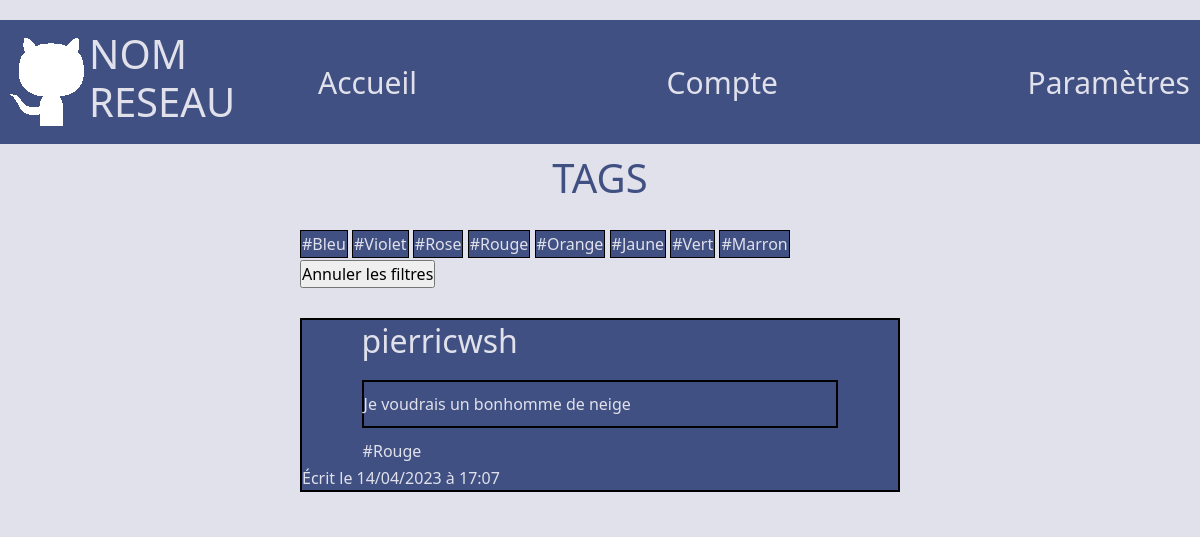
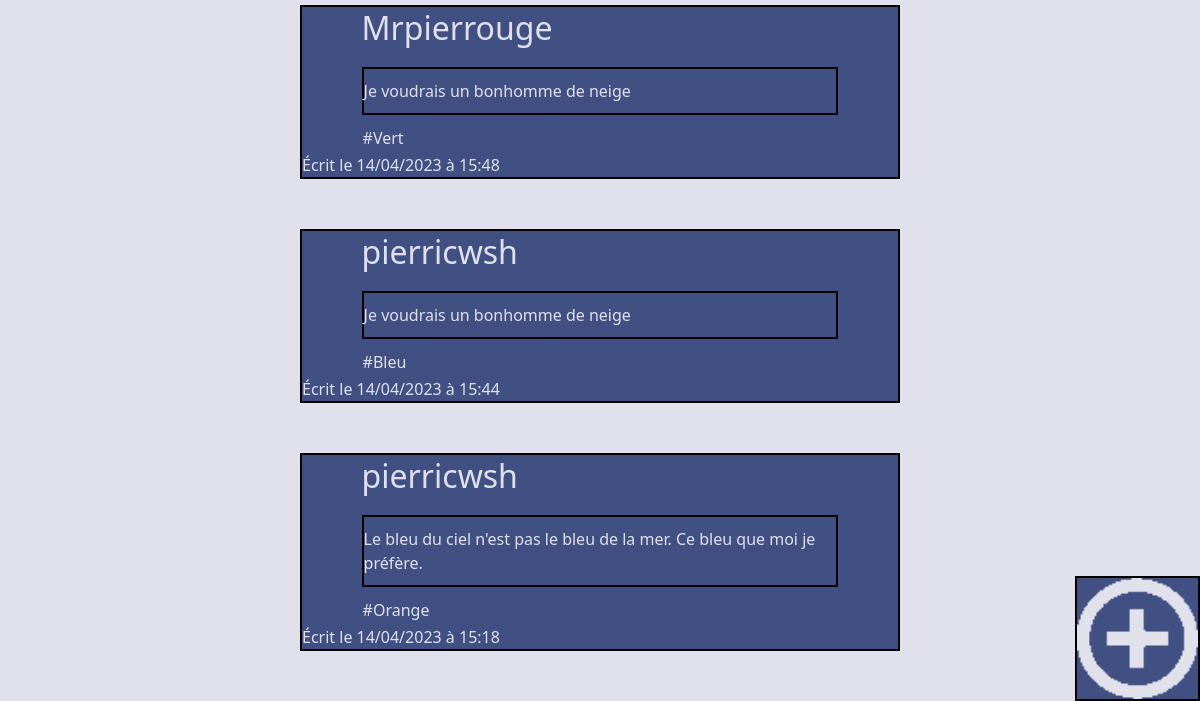
Before: /accueil/index.php with the older database file (2 pictures, top to bottom).
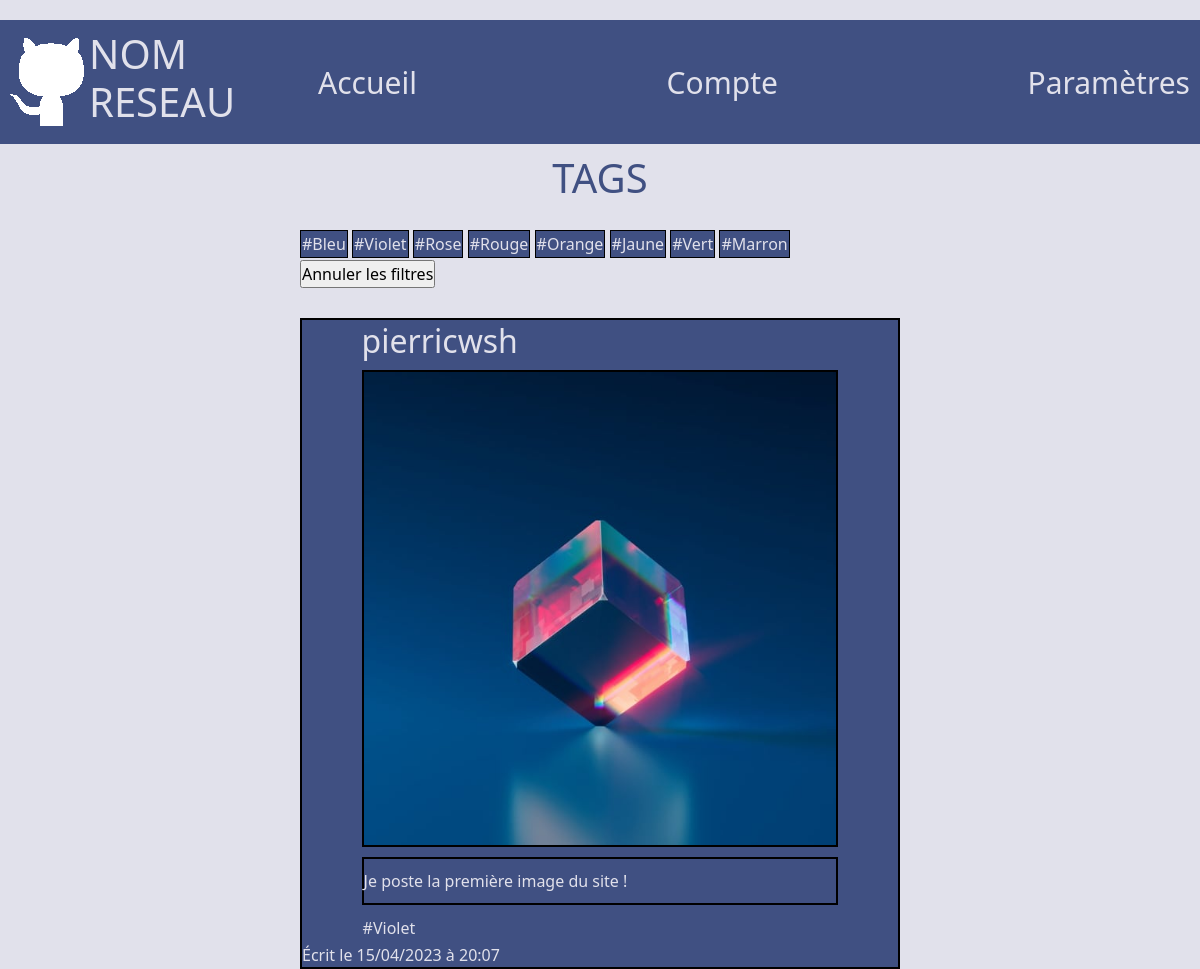
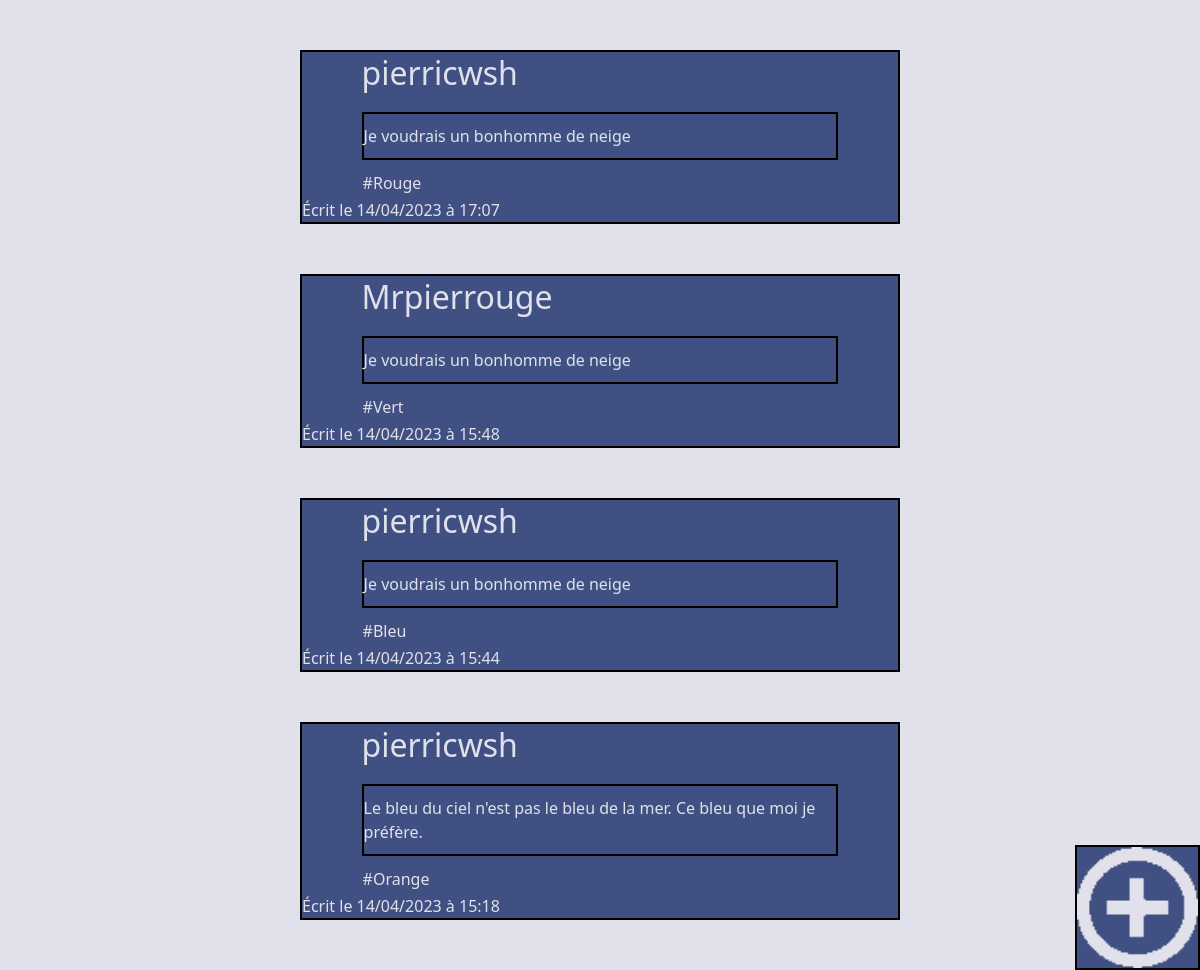
After: the same page with the newer database file (2 pictures, top to bottom).
### tables this page shows
CREATE TABLE `postes` (
  `poste_id` int NOT NULL,
  `contenu` text NOT NULL,
  `user_id` int NOT NULL,
  `date` datetime NOT NULL,
  `tag` varchar(140) NOT NULL,
  `media` varchar(255) DEFAULT NULL
);

CREATE TABLE `utilisateurs` (
  `id` int NOT NULL,
  `nom` varchar(140) NOT NULL,
  `prenom` varchar(140) NOT NULL,
  `mail` varchar(140) NOT NULL,
  `pseudo` varchar(140) NOT NULL,
  `mdp` varchar(140) NOT NULL,
  `photo` varchar(250) NOT NULL
);

### accueil/index.php (called while the page is built, shortened)
<?php
require_once '../database.php';
$request = $database->prepare("SELECT * FROM postes INNER JOIN utilisateurs ON postes.user_id = utilisateurs.id ORDER BY date DESC");
$request->execute();
$postes = $request->fetchALL(PDO::FETCH_ASSOC);
require_once 'index.template.php';
?>

### accueil/index.template.php (the view, shortened to what this page needs)
<!DOCTYPE html>
<html lang="en">
<head>
    <link href="https://cdn.jsdelivr.net/npm/bootstrap@5.2.3/dist/css/bootstrap.min.css" rel="stylesheet"
>
    <link rel="stylesheet" href="../css/1main.css">
</head>
<body id="body" class="theme_light theme_grp2">
    <?php require_once '../navbar.php'; ?>
    <section id="zone_tags" class="offset-3 col-6">
        <h1>TAGS</h1>
        <div id="tags">
            <form action="" method="GET">
                <input type="submit" class="tag theme_dark theme_grp1" name="tag" value="#Bleu">
                <input type="submit" class="tag theme_dark theme_grp1" name="tag" value="#Violet">
                <input type="submit" class="tag theme_dark theme_grp1" name="tag" value="#Rose">
                <input type="submit" class="tag theme_dark theme_grp1" name="tag" value="#Rouge">
                <input type="submit" class="tag theme_dark theme_grp1" name="tag" value="#Orange">
                <input type="submit" class="tag theme_dark theme_grp1" name="tag" value="#Jaune">
                <input type="submit" class="tag theme_dark theme_grp1" name="tag" value="#Vert">
                <input type="submit" class="tag theme_dark theme_grp1" name="tag" value="#Marron">
                <input type="submit" name="tag" value="Annuler les filtres">
            </form>
        </div>
    </section>
    <section id="zone_posts">
        <?php foreach ($postes as $poste): ?>
            <div class="post theme_dark theme_grp1">
                <div class="EntetePoste">
                    <h2>
                        <?php echo $poste['pseudo'] ?>
                    </h2>
                </div>
                <?php
                if ($poste['media'] != null) {
                    echo '<img src="' . $poste['media'] . '" class ="image_post theme_light theme_grp2" alt ="image_poste">';
                }
                ; ?>
                <p class="description">
                    <?php echo $poste['contenu'] ?>
                </p>
                <?php if (isset($poste['tag'])) {
                    echo '<p class="poste_tag theme_dark theme_grp1">
                    ' . $poste['tag'] . '
                    </p>';
                } ?>
                <p>
                    <?php echo "Écrit le " . date("d/m/Y", strtotime($poste['date'])) . " à " . date("H:i", strtotime($poste['date'])) ?>
                </p>
            </div>
        <?php endforeach; ?>
    </section>
    <div id="bouton_poster" class="theme_dark theme_grp1">
        <img src="../img/AjouterBlanc.png" alt="ajouter" id="AjouteLight" class="PictoAjoute">
    </div>
</body>
</html>

### navbar.php (shortened to what this page needs)
<section id="bande" class="theme_dark theme_grp1">
    <div class="zone_logo">
        <img src="../img/logo-detourne.png" alt="logo" id="logo-light" class="logo">
        <h1>NOM RESEAU</h1>
    </div>
    <div id="liens" class="theme_dark theme_grp1">
        <a href="http://localhost/projet_axe/accueil/index.php">Accueil</a>
        <a href="http://localhost/projet_axe/compte/index.php" class="lien">Compte</a>
        <a href="#ancrage_4" class="lien" id="LienParametres">Paramètres</a>
    </div>
</section>

### css/1main.css (style rules this page uses)
* { padding: 0; margin: 0; box-sizing: border-box; }
p { margin: 0; }

### css/bandeau.css (style rules this page uses)
#bouton_poster { height: 13vw; width: 13vw; position: fixed; z-index: 3; bottom: 0px; right: 0px; float: right; border: 2px solid black; min-height: 45px; min-width: 45px; max-height: 125px; max-width: 125px; }
.PictoAjoute { width: 100%; height: 100%; }

### css/navbar.css (style rules this page uses)
#bande { display: flex; margin-top:20px; padding: 10px; align-items: center; justify-content: space-between; margin-bottom: 10px; position: sticky; z-index: 3; top: 0px; min-height: 50px; }
#liens { width: 80%; display: flex; justify-content: space-between; align-items: center; min-width: 210px; }
#liens > a { font-size: 30px; text-decoration: none; text-align: center; }
.zone_logo { display: flex; align-items:center; gap: 5px; }
#logo-light { display:block; }

### css/theme.css (style rules this page uses)
.theme_dark { color: #e1E1eb; background-color: #405082; transition: 1s; }
.theme_light { color:#405082; background-color: #e1E1eb; transition: 1s; }
.theme_dark > a { color: #e1E1eb; }

### css/MainPosts.css (style rules this page uses)
#zone_posts { display: flex; flex-direction: column; gap: 50px; padding-bottom: 50px; justify-content: center; align-items: center; }
.post { display: flex; flex-direction: column; justify-self: center; align-self: center; width: 60%; border: 2px; border-color: black; border-style: solid; max-width: 600px; }
.EntetePoste { margin-left: 10%; margin-right: 10%; display:flex; flex-direction: row; height: 50px; align-items: center; justify-content:space-between; }
.image_post { justify-self:center; width: 80%; align-self: center; border: 2px; border-color: black; border-style: solid; }
.description { width: 80%; align-self:center; margin-top: 10px; padding-top: 10px; margin-bottom: 10px; padding-bottom: 10px; border: 2px; border-color: black; border-style: solid; }

### css/tags.css (style rules this page uses)
#zone_tags { display: flex; flex-direction: column; align-items: center; }
#tags { display: flex; flex-direction : row; flex-wrap: wrap; justify-content: center; gap: 2px; margin-bottom: 30px; margin-top: 20px; }
.tag { border: 1px solid black; padding: 1px; cursor: pointer; margin-bottom: 2px; }
.poste_tag { margin-left: 10%; width: 70px; padding: 1px; margin-bottom: 2px; }

### css/compte.css (style rules this page uses)
* { padding: 0; margin: 0; box-sizing: border-box; }
p { margin: 0; }
body { background-color: #8090c2; }

Changed rows visible on the page:
added postes: user.pseudo "pierricwsh", media (picture), contenu "Je poste la première image du site !", tag "#Violet", date "15/04/2023", date "20:07"
